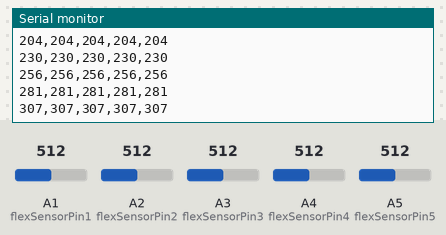
The sketch below on a simulated Arduino Uno, built with avr-gcc and run on an emulated ATmega328P. On the bench: the last lines printed to the serial monitor. Inputs (shaded band) come from the test bench; at power-on: A1 (flexSensorPin1) = 512, A2 (flexSensorPin2) = 512, A3 (flexSensorPin3) = 512, A4 (flexSensorPin4) = 512, A5 (flexSensorPin5) = 512.

Above: at 1.2 s.
1.3 s: A1 (flexSensorPin1) set to 716
At 1.33 s:
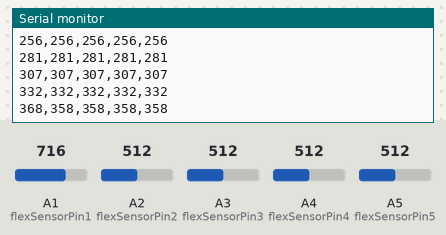
4.3 s: A2 (flexSensorPin2) set to 716
At 4.39 s:
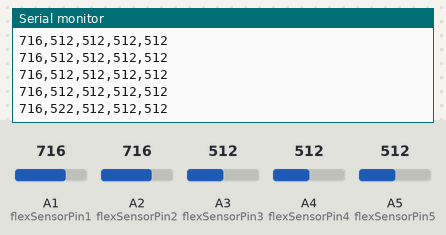
5.8 s: A3 (flexSensorPin3) set to 716
At 5.82 s:
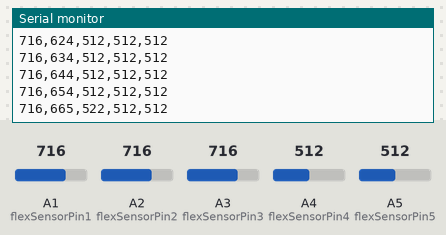
7.3 s: A4 (flexSensorPin4) set to 716
At 7.35 s:
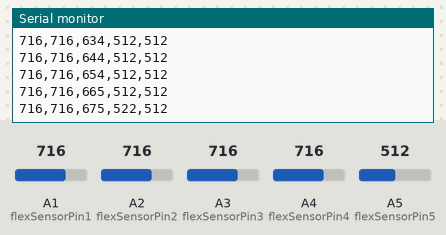
8.8 s: A5 (flexSensorPin5) set to 716
At 8.88 s:
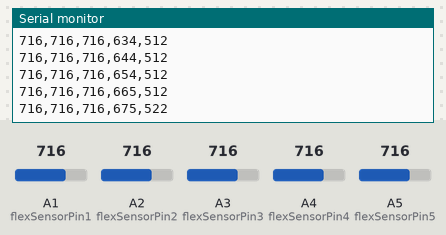
10.3 s: A1 (flexSensorPin1) set to 992
At 10.31 s:
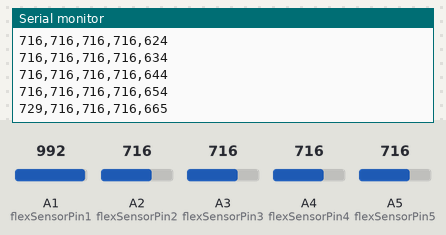
Timing chart, 0 to 12.8 s (numbered marks = the images above; inputs shaded):
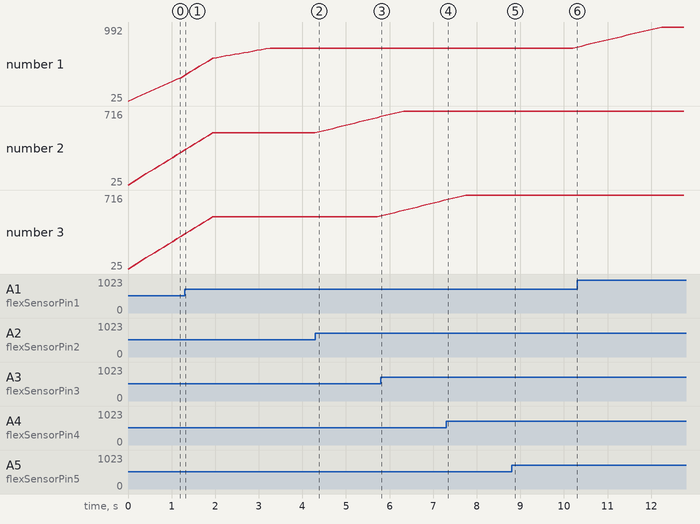

Measured:
- after the input at 1.3 s, the serial monitor: prints a new line at once (image 1)
- after the input at 4.3 s, the serial monitor: prints a new line after 0.09 s (image 2)
- after the input at 5.8 s, the serial monitor: prints a new line at once (image 3)
- after the input at 7.3 s, the serial monitor: prints a new line at once (image 4)
- after the input at 8.8 s, the serial monitor: prints a new line after 0.07 s (image 5)
- after the input at 10.3 s, the serial monitor: prints a new line at once (image 6)
- plotted number 1: 332 → 716 after the input at 1.3 s, 716 → 992 after the input at 10.3 s

The sketch:

Softrobotichand.ino
```cpp
int flexSensorPin1 = A1;
int flexSensorPin2 = A2;
int flexSensorPin3 = A3;
int flexSensorPin4 = A4;
int flexSensorPin5 = A5;

const int numReadings = 20;

int readings[numReadings];      // the readings from the analog input
int readIndex = 0;              // the index of the current reading
int total = 0;                  // the running total
int average = 0;

int readings2[numReadings];      // the readings from the analog input
int readIndex2 = 0;              // the index of the current reading
int total2 = 0;                  // the running total
int average2 = 0;

int readings3[numReadings];      // the readings from the analog input
int readIndex3 = 0;              // the index of the current reading
int total3 = 0;                  // the running total
int average3 = 0;

int readings4[numReadings];      // the readings from the analog input
int readIndex4 = 0;              // the index of the current reading
int total4 = 0;                  // the running total
int average4 = 0;

int readings5[numReadings];      // the readings from the analog input
int readIndex5 = 0;              // the index of the current reading
int total5 = 0;                  // the running total
int average5 = 0;

void setup() {
  // put your setup code here, to run once:
  Serial.begin(9600);

  // initialize all the readings to 0:
  for (int thisReading = 0; thisReading < numReadings; thisReading++) {
    readings[thisReading] = 0;
  }
}

void loop() {
  int flexSensorReading1 = analogRead(flexSensorPin1);
  int flexSensorReading2 = analogRead(flexSensorPin2);
  int flexSensorReading3 = analogRead(flexSensorPin3);
  int flexSensorReading4 = analogRead(flexSensorPin4);
  int flexSensorReading5 = analogRead(flexSensorPin5);


  //  Serial.print(flexSensorReading3);
  //  Serial.print(",");
  //  Serial.print(flexSensorReading1);
  //  Serial.print(",");
  //  Serial.print(flexSensorReading2);
  //  Serial.println(",");

  // Moving Average Filter

  // subtract the last reading:

  total = total - readings[readIndex];
  total2 = total2 - readings2[readIndex2];
  total3 = total3 - readings3[readIndex3];
  total4 = total4 - readings4[readIndex4];
  total5 = total5 - readings5[readIndex5];


  // read from the sensor:
readings[readIndex] = analogRead(flexSensorPin1);
readings2[readIndex2] = analogRead(flexSensorPin2);
readings3[readIndex3] = analogRead(flexSensorPin3);
readings4[readIndex4] = analogRead(flexSensorPin4);
readings5[readIndex5] = analogRead(flexSensorPin5);

  // add the reading to the total:
total = total + readings[readIndex];
total2 = total2 + readings2[readIndex2];
total3 = total3 + readings3[readIndex3];
total4 = total4 + readings4[readIndex4];
total5 = total5 + readings5[readIndex5];

  // advance to the next position in the array:
  readIndex = readIndex + 1;
  readIndex2 = readIndex2 + 1;
  readIndex3 = readIndex3 + 1;
  readIndex4 = readIndex4 + 1;
  readIndex5 = readIndex5 + 1;

  // if we're at the end of the array...
  if (readIndex >= numReadings) {

    // ...wrap around to the beginning:
    readIndex = 0;
  }

    if (readIndex2 >= numReadings) {

    // ...wrap around to the beginning:
    readIndex2 = 0;
  }
    if (readIndex3 >= numReadings) {

    // ...wrap around to the beginning:
    readIndex3 = 0;
  }
    if (readIndex4 >= numReadings) {

    // ...wrap around to the beginning:
    readIndex4 = 0;
  }
     if (readIndex5 >= numReadings) {

    // ...wrap around to the beginning:
    readIndex5 = 0;
  }
  // calculate the average:
  average = total / numReadings;
  average2 = total2 / numReadings;
  average3 = total3 / numReadings;
  average4 = total4 / numReadings;
  average5 = total5 / numReadings;
  Serial.print(average);
  Serial.print(",");
 Serial.print(average2);
   Serial.print(",");
 Serial.print(average3);
   Serial.print(",");
 Serial.print(average4);
   Serial.print(",");
 Serial.println(average5);
  // send it to the computer as ASCII digits

  /*int total1 = 0;                  // the running total
  int average1 = 0;
  total1 = total1 - readings[readIndex];
  // read from the sensor:
  readings[readIndex] = analogRead(flexSensorReading2);
  // add the reading to the total:
  total1 = total1 + readings[readIndex];
  // advance to the next position in the array:
  readIndex = readIndex + 1;

  // if we're at the end of the array...
  if (readIndex >= numReadings) {
    // ...wrap around to the beginning:
    readIndex = 0;
  }

  // calculate the average:
  average1 = total1 / numReadings;


  int total2 = 0;                  // the running total
  int average2 = 0;
  total2 = total2 - readings[readIndex];
  // read from the sensor:
  readings[readIndex] = analogRead(flexSensorReading3);
  // add the reading to the total:
  total2 = total2 + readings[readIndex];
  // advance to the next position in the array:
  readIndex = readIndex + 1;

  // if we're at the end of the array...
  if (readIndex >= numReadings) {
    // ...wrap around to the beginning:
    readIndex = 0;
  }

  // calculate the average:
  average2 = total2 / numReadings;
  Serial.print(average);
  Serial.print(",");
  Serial.print(average1);
  Serial.print(",");
  Serial.print(average2);
  Serial.println(";");
  // Output filtered values here


  //To measure Bending angles of 5 fingers

  //float angle5 = map(flexSensorReading5, 740, 680,0, 90.0);
  //Serial.println("Bend Angle for F5 is: "+String(angle5));

  //float angle4 = map(flexSensorReading4, 740, 680,0, 90.0);
  //Serial.println("Bend Angle for F4 is: "+String(angle4));

  //float angle3 = map(flexSensorReading3, 740, 680,0, 90.0);
  //Serial.println("Bend Angle for F3 is: "+String(angle3));

  //float angle1 = map(flexSensorReading1, 740, 680,0, 90.0);
  //Serial.println("Bend Angle for F1 is: "+String(angle1));

  //float angle2 = map(flexSensorReading2, 740, 680,0, 90.0);
  //Serial.println("Bend Angle for F2 is: "+String(angle2));*/

  delay(100); //just here to slow down the output for easier reading

}
```
